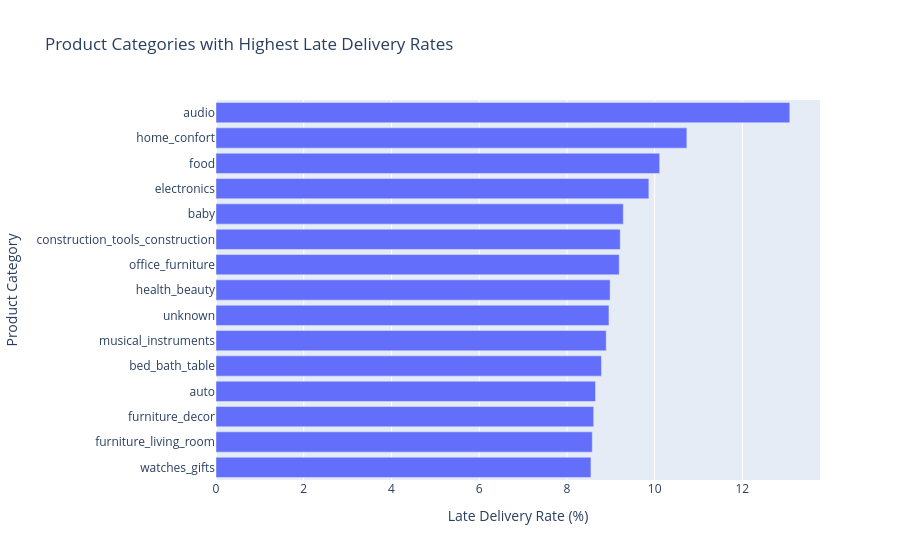

Here is the notebook cell this chart was saved with:
### Code cell
fig.update_yaxes(categoryorder="total ascending")

### Figure 1 — Plotly figure (JSON) as saved in the notebook; plotly's stock layout.template omitted (floating-point values rounded to 4 significant figures)
{"data": [{"customdata": [[344.0, 145.3], [354.0, 156.0], [435.0, 65.29], [2503.0, 62.07], [2757.0, 145.3], [727.0, 195.8], [1251.0, 215.0], [8614.0, 143.3], [1373.0, 127.0], [607.0, 303.6], [9206.0, 111.8], [3791.0, 152.8], [6190.0, 114.7], [408.0, 166.2], [5475.0, 213.1]], "hovertemplate": "late_delivery_rate=%{x}<br>primary_product_category=%{y}<br>orders=%{customdata[0]}<br>average_order_value=%{customdata[1]}<extra></extra>", "legendgroup": "", "marker": {"color": "#636efa", "pattern": {"shape": ""}}, "name": "", "orientation": "h", "showlegend": false, "textposition": "auto", "type": "bar", "x": [13.08, 10.73, 10.11, 9.868, 9.285, 9.216, 9.193, 8.985, 8.958, 8.896, 8.788, 8.652, 8.611, 8.578, 8.548], "xaxis": "x", "y": ["audio", "home_confort", "food", "electronics", "baby", "construction_tools_construction", "office_furniture", "health_beauty", "unknown", "musical_instruments", "bed_bath_table", "auto", "furniture_decor", "furniture_living_room", "watches_gifts"], "yaxis": "y"}], "layout": {"barmode": "relative", "legend": {"tracegroupgap": 0}, "title": {"text": "Product Categories with Highest Late Delivery Rates"}, "xaxis": {"anchor": "y", "domain": [0, 1], "title": {"text": "Late Delivery Rate (%)"}}, "yaxis": {"anchor": "x", "categoryorder": "total ascending", "domain": [0, 1], "title": {"text": "Product Category"}}}}
